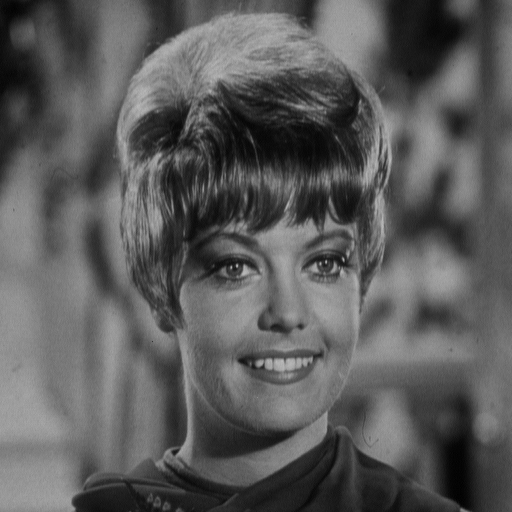
#> input picture test_images/zelda_gray.bmp, 512 x 512 px; the run also reads 1 picture not shown here
$ jupyter execute --allow-errors 05_perbaikan_kualitas_citra.ipynb
#> lines starting #> are read from the running program, lines starting #| are printed output that depends on the picture; after the words box and inside, x2 and y2 are one past the last pixel; in counts of white or black regions, pixels touching at a corner belong together
# Import Modules

[cell 1]
import matplotlib.pyplot as plt
import numpy as np

from skimage import io, exposure, filters

def plot_image(image_1, image_2, title_image_1, title_image_2):
    fig, ax = plt.subplots(nrows=1, ncols=2, tight_layout=True, figsize=(8, 8))

    ax[0].set_title(title_image_1)
    ax[0].imshow(image_1, cmap=plt.cm.gray)
    ax[0].axis("off")

    ax[1].set_title(title_image_2)
    ax[1].imshow(image_2, cmap=plt.cm.gray)
    ax[1].axis("off");

# Aras Titik

## Mencerahkan Citra

[cell 2]
def image_brightening(image, brightness_val):
#> called with image = array of shape (1, 256, 256, 3), brightness_val = 135
    image_copy = image.copy()

    for row in range(image_copy.shape[0]):
        for column in range(image_copy.shape[1]):
            temp = image_copy[row, column] + brightness_val

            if temp < 0:
                image_copy[row, column] = 0
            elif temp > 255:
                image_copy[row, column] = 255
            else:
                image_copy[row, column] = temp

    return image_copy

woman = io.imread("../test_images/woman.gif")
brightening = 135
#> (the rest of this cell did not finish here and is left out)

## Menegatifkan Citra

[cell 3]
def image_negative(image):
    image_copy = image.copy()

    for row in range(image_copy.shape[0]):
        for column in range(image_copy.shape[1]):
            image_copy[row, column] = 255 - image_copy[row, column]

    return image_copy

woman = io.imread("../test_images/woman.gif")
woman_with_negative_ench = image_negative(woman)

#> (the rest of this cell did not finish here and is left out)


## Transformasi Log

[cell 4]
def log_transform(image, constant):
    image_copy = image.copy()

    for row in range(image_copy.shape[0]):
        for column in range(image_copy.shape[1]):
            image_copy[row, column] = constant * np.log10(1 + image_copy[row, column])

    return image_copy

zelda_gray = io.imread("../test_images/zelda_gray.bmp")
#> zelda_gray is the input picture: shape (512, 512); min 0, max 187, mean 91.2
zelda_gray_with_log_transform = log_transform(zelda_gray, 100)

plot_image(zelda_gray, zelda_gray_with_log_transform, "Woman", f"Woman with Log Transform")

## Transformasi Log Balikan

[cell 5]
def inv_log_transform(image, constant):
#> called with constant = 1.1
    image_copy = image.copy()

    for row in range(image_copy.shape[0]):
        for column in range(image_copy.shape[1]):
            image_copy[row, column] = np.power(10, constant * np.log10(1 + image_copy[row, column]))

    return image_copy

zelda_gray = io.imread("../test_images/zelda_gray.bmp")
zelda_gray_with_inv_log_transform = inv_log_transform(zelda_gray, 1.1)

plot_image(zelda_gray, zelda_gray_with_inv_log_transform, "Woman", f"Woman with Inverse Log Transform")

## Transformasi Pangkat

[cell 6]
def power_transform(image, constant, power):
#> called with constant = 1, power = 0.5
    image_copy = image.copy()

    for row in range(image_copy.shape[0]):
        for column in range(image_copy.shape[1]):
            image_copy[row, column] = constant * np.power(image_copy[row, column], power)
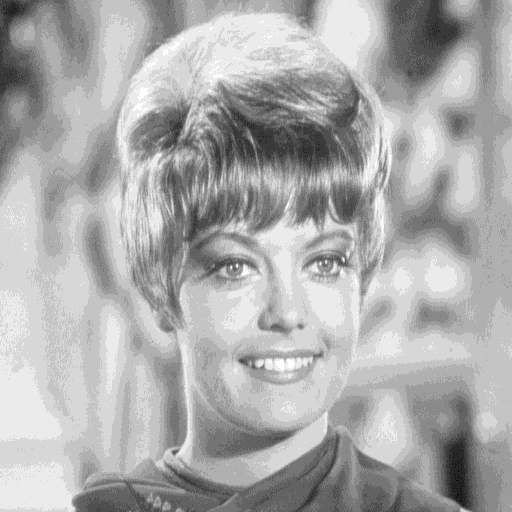
#> image_copy: shape (512, 512); min 0, max 13, mean 8.79; drawn with min black and max white

    return image_copy

zelda_gray = io.imread("../test_images/zelda_gray.bmp")
zelda_gray_with_power_transform = power_transform(zelda_gray, 1, 0.5)

plot_image(zelda_gray, zelda_gray_with_power_transform, "Woman", f"Woman with Power Transform")

## Koreksi Gamma

[cell 7]
def gamma_correction(image, constant, power):
#> called with constant = 100, power = 0.15
    image_copy = image.copy()

    for row in range(image_copy.shape[0]):
        for column in range(image_copy.shape[1]):
            image_copy[row, column] = constant * (1 / np.power(image_copy[row, column], power))
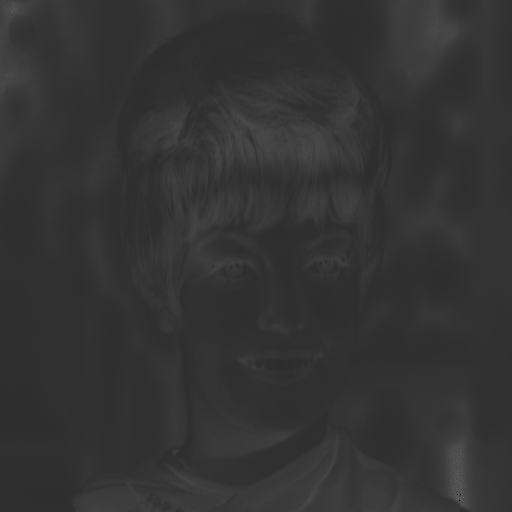
#> image_copy: shape (512, 512); min 0, max 100, mean 51.6

    return image_copy

zelda_gray = io.imread("../test_images/zelda_gray.bmp")
zelda_gray_with_gamma_correction = gamma_correction(zelda_gray, 100, 0.15)

plot_image(zelda_gray, zelda_gray_with_gamma_correction, "Woman", f"Woman with Gamma Correction")

## Peregangan Kontras 1

[cell 8]
def constrast_stretching(image, a=50, b=150, gamma=2, beta=1):
#> called with a = 50, b = 150, gamma = 2, beta = 1
    image_copy = image.copy()

    for row in range(image_copy.shape[0]):
        for column in range(image_copy.shape[1]):
            if 0 <= image_copy[row, column] < a:
                image_copy[row, column] = 0.2 * image_copy[row, column]
            elif a <= image_copy[row, column] < b:
                image_copy[row, column] = gamma * (image_copy[row, column] - a) + 30
            else:
                image_copy[row, column] = beta * (image_copy[row, column] - b) + 200
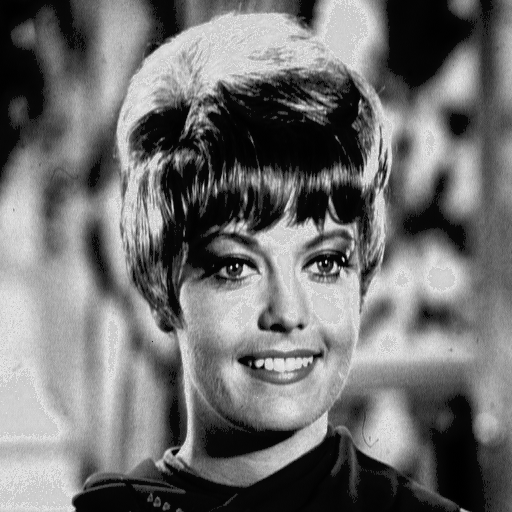
#> image_copy: shape (512, 512); min 0, max 237, mean 112.6

    return image_copy

zelda_gray = io.imread("../test_images/zelda_gray.bmp")
zelda_gray_with_constrast_stretching = constrast_stretching(zelda_gray)

plot_image(zelda_gray, zelda_gray_with_constrast_stretching, "Woman", f"Woman with Gamma Correction")

## Peregangan Kontras 2

[cell 9]
def constrast_stretching(image):
    image_copy = image.copy()
    rmin = image_copy.ravel().min()
#> rmin = 0
    rmax = image_copy.ravel().max()
#> rmax = 187

    for row in range(image_copy.shape[0]):
        for column in range(image_copy.shape[1]):
            image_copy[row, column] = (image_copy[row, column] - rmin) * (255 / (rmax - rmin))
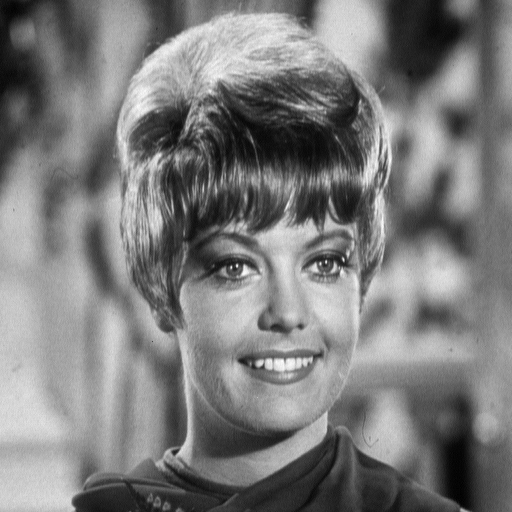
#> image_copy: shape (512, 512); min 0, max 254, mean 123.8

    return image_copy

zelda_gray = io.imread("../test_images/zelda_gray.bmp")
zelda_gray_with_constrast_stretching = constrast_stretching(zelda_gray)

plot_image(zelda_gray, zelda_gray_with_constrast_stretching, "Woman", f"Woman with Gamma Correction")

## Peregangan Kontras 3

[cell 10]
def constrast_stretching(image):
    image_copy = image.copy()
    rmin = image_copy.ravel().min()
#> rmin = 0
    rmax = image_copy.ravel().max()
#> rmax = 187
    m = 255 / (rmax - rmin)
#> m = 1.36
    c = 255 - m * rmax
#> c = 2.84e-14

    for row in range(image_copy.shape[0]):
        for column in range(image_copy.shape[1]):
            image_copy[row, column] = m * image_copy[row, column] + c

    return image_copy

zelda_gray = io.imread("../test_images/zelda_gray.bmp")
zelda_gray_with_constrast_stretching = constrast_stretching(zelda_gray)

plot_image(zelda_gray, zelda_gray_with_constrast_stretching, "Woman", f"Woman with Gamma Correction")

## Bit Plane Slicing

[cell 11]
def repr_image_in_bit(image):
    image_in_bit = np.zeros((image.shape[0], image.shape[1]), dtype=np.object0)

    for row in range(image.shape[0]):
        for column in range(image.shape[1]):
            image_in_bit[row,column] = np.binary_repr(image[row, column], 8)

    return image_in_bit

def compose_bit(image_in_bit, bit_position):
    bit = np.zeros((image_in_bit.shape[0], image_in_bit.shape[1]), dtype=np.ubyte)

    for i in range(image_in_bit.shape[0]):
        for j in range(image_in_bit.shape[1]):
            bit[i, j] = image_in_bit[i, j][bit_position]

    return bit

def get_each_image_bit(image, func_repr_image_in_bit, func_compose_bit, bit_position):
    if 0 > bit_position > 7:
        raise ValueError("Bit position must be 0-7.")

    img_in_bit = func_repr_image_in_bit(image)
    bit = func_compose_bit(img_in_bit, bit_position)

    return bit

raw_image = plt.imread("../test_images/robot_hand.bmp", "bmp")
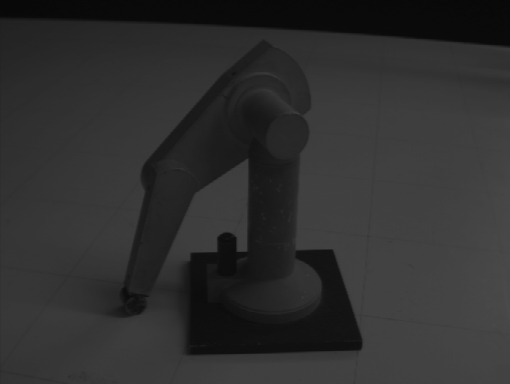
#> input picture test_images/robot_hand.bmp, 510 x 384 px
#> raw_image is the input picture: shape (384, 510); min 7, max 76, mean 47.4
first_bit = get_each_image_bit(raw_image, repr_image_in_bit, compose_bit, 7)
#> after the loop in compose_bit, `for i in range(image_in_bit.shape[0]):`:
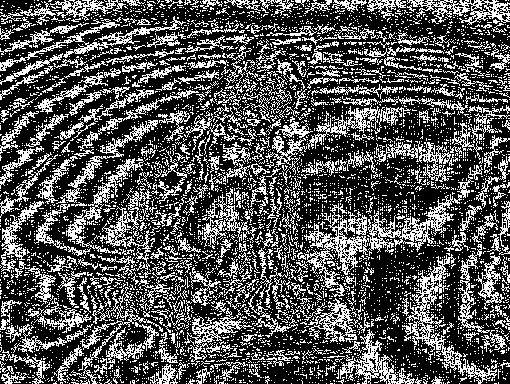
#> bit: shape (384, 510); values 0 (black) and 1 (white), 32.8% white in thin lines or dots
second_bit = get_each_image_bit(raw_image, repr_image_in_bit, compose_bit, 6)
#> after the loop in compose_bit (call 2), `for i in range(image_in_bit.shape[0]):`: bit: shape (384, 510); values 0 (black) and 1 (white), 51.6% white; 2108 black regions (2060 under 20 px), largest, box (x1, y1, x2, y2) and area: (0, 32, 510, 384) 66206, (0, 0, 316, 123) 9280, (419, 161, 510, 373) 5571
third_bit = get_each_image_bit(raw_image, repr_image_in_bit, compose_bit, 5)
#> after the loop in compose_bit (call 3), `for i in range(image_in_bit.shape[0]):`: bit: shape (384, 510); values 0 (black) and 1 (white), 42.2% white; 945 white regions (906 under 20 px), largest, box (x1, y1, x2, y2) and area: (0, 27, 510, 384) 63410, (424, 161, 510, 373) 8722, (0, 19, 146, 84) 2677
fourth_bit = get_each_image_bit(raw_image, repr_image_in_bit, compose_bit, 4)
#> call 4 of compose_bit, with image_in_bit = array of shape (384, 510), bit_position = 4
#> after the loop in compose_bit (call 4), `for i in range(image_in_bit.shape[0]):`:
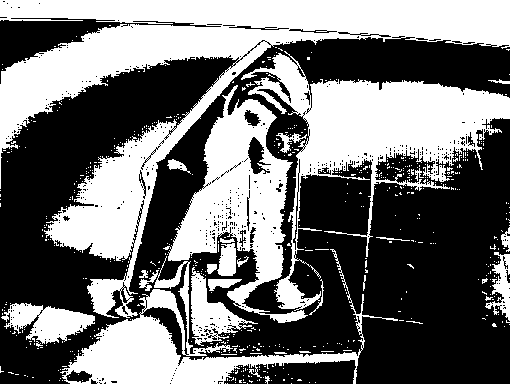
#> bit: shape (384, 510); values 0 (black) and 1 (white), 44.7% white; 564 white regions (538 under 20 px), largest, box (x1, y1, x2, y2) and area: (0, 0, 510, 318) 38864, (241, 51, 510, 311) 18471, (163, 85, 308, 323) 12259
fifth_bit = get_each_image_bit(raw_image, repr_image_in_bit, compose_bit, 3)
#> after the loop in compose_bit (call 5), `for i in range(image_in_bit.shape[0]):`:
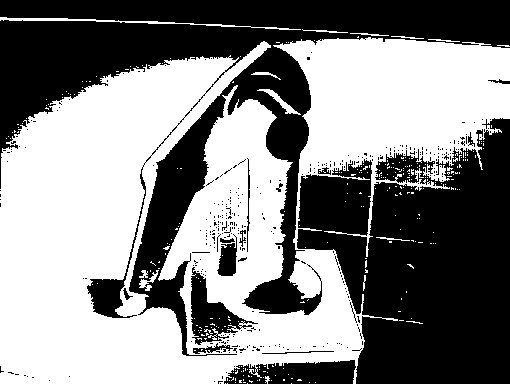
#> bit: shape (384, 510); values 0 (black) and 1 (white), 52.2% white; 349 black regions (332 under 20 px), largest, box (x1, y1, x2, y2) and area: (0, 0, 510, 356) 48353, (297, 118, 510, 384) 38905, (224, 360, 356, 384) 2388
sixth_bit = get_each_image_bit(raw_image, repr_image_in_bit, compose_bit, 2)
#> after the loop in compose_bit (call 6), `for i in range(image_in_bit.shape[0]):`:
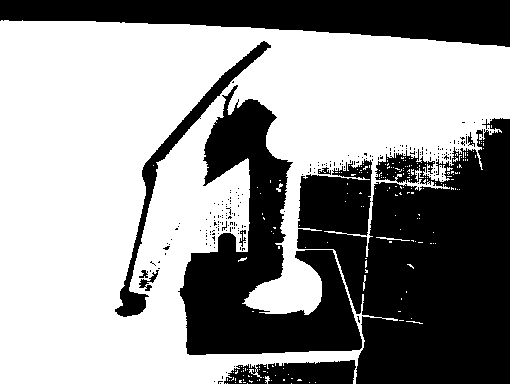
#> bit: shape (384, 510); values 0 (black) and 1 (white), 58.4% white; 216 black regions (206 under 20 px), largest, box (x1, y1, x2, y2) and area: (297, 118, 510, 384) 38887, (178, 85, 362, 355) 20874, (0, 0, 510, 47) 15227
seventh_bit = get_each_image_bit(raw_image, repr_image_in_bit, compose_bit, 1)
#> after the loop in compose_bit (call 7), `for i in range(image_in_bit.shape[0]):`:
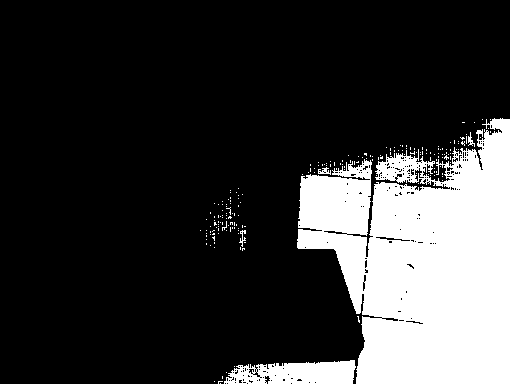
#> bit: shape (384, 510); values 0 (black) and 1 (white), 21.4% white; 197 white regions (192 under 20 px), largest, box (x1, y1, x2, y2) and area: (297, 118, 510, 384) 38887, (224, 360, 356, 384) 2388, (318, 167, 331, 175) 54, (239, 230, 246, 247) 47, (468, 132, 475, 147) 42
eighth_bit = get_each_image_bit(raw_image, repr_image_in_bit, compose_bit, 0)
#> after the loop in compose_bit (call 8), `for i in range(image_in_bit.shape[0]):`: bit: shape (384, 510); every value is 0

fig, ax = plt.subplots(nrows=2, ncols=4, tight_layout=True, figsize=(12, 12))

ax[0, 0].set_title("${0^{th}}$ bit")
ax[0, 0].axis("off")
ax[0, 0].imshow(first_bit, plt.cm.gray)

ax[0, 1].set_title("${1^{th}}$ bit")
ax[0, 1].axis("off")
ax[0, 1].imshow(second_bit, plt.cm.gray)

ax[0, 2].set_title("${2^{th}}$ bit")
ax[0, 2].axis("off")
ax[0, 2].imshow(third_bit, plt.cm.gray)

ax[0, 3].set_title("${3^{th}}$ bit")
ax[0, 3].axis("off")
ax[0, 3].imshow(fourth_bit, plt.cm.gray)

ax[1, 0].set_title("${4^{th}}$ bit")
ax[1, 0].axis("off")
ax[1, 0].imshow(fifth_bit, plt.cm.gray)

ax[1, 1].set_title("${5^{th}}$ bit")
ax[1, 1].axis("off")
ax[1, 1].imshow(sixth_bit, plt.cm.gray)

ax[1, 2].set_title("${6^{th}}$ bit")
ax[1, 2].axis("off")
ax[1, 2].imshow(seventh_bit, plt.cm.gray)

ax[1, 3].set_title("${7^{th}}$ bit")
ax[1, 3].axis("off")
ax[1, 3].imshow(eighth_bit, plt.cm.gray);
